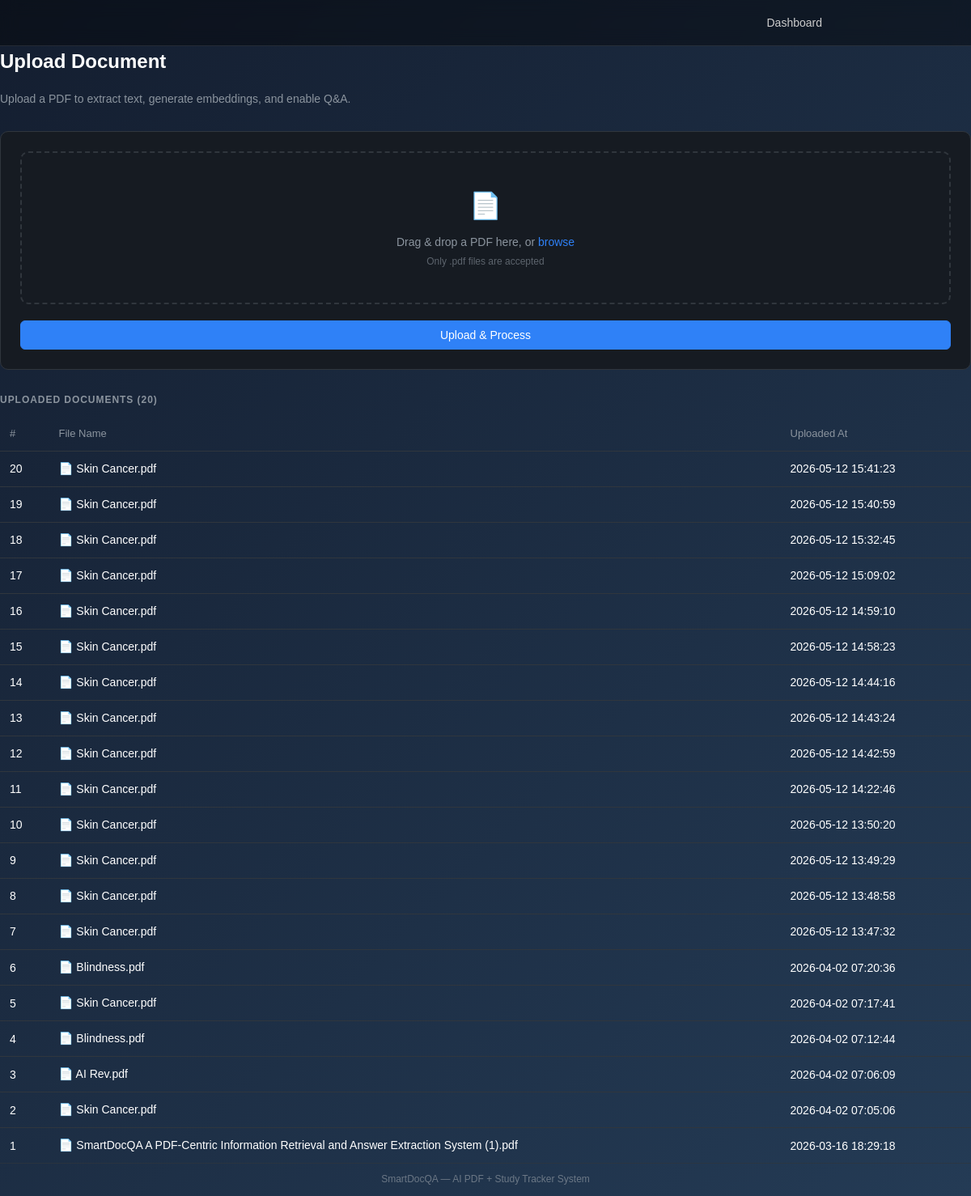
Screenshot of /upload with the database file from the repository.
### tables this page shows
CREATE TABLE documents (
                    id          INTEGER PRIMARY KEY AUTOINCREMENT,
                    file_name   TEXT NOT NULL,
                    file_path   TEXT NOT NULL,
                    upload_date TIMESTAMP DEFAULT CURRENT_TIMESTAMP
                );

### routes/upload_routes.py (the view, shortened to what this page needs)
@upload_bp.route("/upload", methods=["GET", "POST"])
def upload_file():
    documents = db.get_documents()
    return render_template("upload.html", documents=documents)

### database/db.py (called while the page is built)
    def get_documents(self):
        try:
            cursor = self.conn.cursor()
            cursor.execute(
                """
                SELECT
                    id,
                    file_name,
                    file_path,
                    upload_date

                FROM documents

                ORDER BY upload_date DESC
                """
            )
            return cursor.fetchall()
        except Exception as e:
            print("Error fetching documents:", e)
            return []

### templates/upload.html (shortened to what this page needs)
{% extends "base.html" %}
{% block content %}
<div class="page-header">
    <h1 class="page-title">Upload Document</h1>
    <p class="page-subtitle">Upload a PDF to extract text, generate embeddings, and enable Q&amp;A.</p>
</div>
<div class="card">
    <form action="{{ url_for('upload_bp.upload_file') }}" method="POST" enctype="multipart/form-data" id="upload-form">
        <div class="drop-zone" id="drop-zone">
            <div class="drop-icon">&#128196;</div>
            <p class="drop-text">Drag &amp; drop a PDF here, or <label for="file" class="drop-browse">browse</label></p>
            <p class="drop-hint">Only .pdf files are accepted</p>
        </div>
        <button type="submit" class="btn btn--primary btn--full" id="upload-btn">
            Upload &amp; Process
        </button>
    </form>
</div>
{% if documents %}
<div class="section-label">Uploaded Documents ({{ documents|length }})</div>
<div class="table-wrap">
    <table class="data-table">
        <thead>
            <tr>
                <th>#</th>
                <th>File Name</th>
                <th>Uploaded At</th>
            </tr>
        </thead>
        <tbody>
            {% for doc in documents %}
            <tr>
                <td>{{ doc[0] }}</td>
                <td><span class="doc-icon-sm">&#128196;</span> {{ doc[1] }}</td>
                <td>{{ doc[3] }}</td>
            </tr>
            {% endfor %}
        </tbody>
    </table>
</div>
{% else %}
<div class="empty-state">
    <p>No documents uploaded yet.</p>
</div>
{% endif %}
{% endblock %}

### templates/base.html (shortened to what this page needs)
<!DOCTYPE html>
<html lang="en">
<head>
    <link rel="stylesheet" href="{{ url_for('static', filename='css/style.css') }}">
</head>
<body>
<nav class="navbar">
    <div class="nav-inner">
        <ul class="nav-links">
            <li>
    <a href="{{ url_for('home') }}"
       class="nav-link {% if request.endpoint == 'home' %}active{% endif %}">
       Dashboard
    </a>
</li>
        </ul>
    </div>
</nav>
<main class="main">
    {% block content %}{% endblock %}
</main>
<footer class="footer">
    <p>SmartDocQA — AI PDF + Study Tracker System</p>
</footer>
</body>
</html>

### static/css/style.css (style rules this page uses)
*, *::before, *::after { margin: 0; padding: 0; box-sizing: border-box; }
:root { --bg: #0d1117; --bg2: #161b22; --bg3: #21262d; --border: #30363d; --text: #e6edf3; --text2: #8b949e; --accent: #2f81f7; --accent-h: #388bfd; --success: #3fb950; --danger: #f85149; --warn: #d29922; --radius: 10px; --radius-sm: 6px; --shadow: 0 4px 24px rgba(0,0,0,0.4); }
body { font-family: -apple-system, BlinkMacSystemFont, "Segoe UI", Roboto, sans-serif; background: var(--bg); color: var(--text); min-height: 100vh; display: flex; flex-direction: column; font-size: 15px; line-height: 1.6; }
a { color: var(--accent); text-decoration: none; }
.navbar { background: var(--bg2); border-bottom: 1px solid var(--border); position: sticky; top: 0; z-index: 100; }
.nav-inner { max-width: 900px; margin: 0 auto; padding: 0 1.5rem; display: flex; align-items: center; justify-content: space-between; height: 56px; }
.nav-links { list-style: none; display: flex; gap: 4px; }
.nav-link { padding: 6px 14px; border-radius: var(--radius-sm); color: var(--text2); font-size: 14px; transition: background 0.15s, color 0.15s; }
.main { width: 100%; max-width: 100%; margin: 0; padding: 0; flex: 1; }
.page-header { margin-bottom: 1.75rem; display: flex; align-items: baseline; justify-content: space-between; flex-wrap: wrap; gap: 12px; }
.page-title { font-size: 1.5rem; font-weight: 600; }
.page-subtitle { color: var(--text2); font-size: 14px; margin-top: 4px; width: 100%; }
.section-label { font-size: 12px; font-weight: 600; text-transform: uppercase; letter-spacing: 0.08em; color: var(--text2); margin: 1.75rem 0 0.75rem; }
.card { background: var(--bg2); border: 1px solid var(--border); border-radius: var(--radius); padding: 1.5rem; margin-bottom: 1rem; }
.btn { display: inline-flex; align-items: center; justify-content: center; gap: 6px; padding: 9px 18px; border-radius: var(--radius-sm); font-size: 14px; font-weight: 500; cursor: pointer; border: 1px solid transparent; transition: opacity 0.15s, background 0.15s; text-decoration: none; white-space: nowrap; }
.btn--primary { background: var(--accent); color: #fff; border-color: var(--accent); }
.btn--full { width: 100%; }
.drop-zone { border: 2px dashed var(--border); border-radius: var(--radius); padding: 2.5rem 1.5rem; text-align: center; cursor: pointer; transition: border-color 0.2s, background 0.2s; margin-bottom: 1.25rem; }
.drop-icon { font-size: 2rem; margin-bottom: 0.5rem; }
.drop-text { color: var(--text2); font-size: 14px; margin-bottom: 4px; }
.drop-hint { color: var(--text2); font-size: 12px; opacity: 0.6; }
.drop-browse { color: var(--accent); cursor: pointer; }
.table-wrap { overflow-x: auto; }
.data-table { width: 100%; border-collapse: collapse; font-size: 14px; }
.data-table th { text-align: left; padding: 10px 12px; border-bottom: 1px solid var(--border); color: var(--text2); font-weight: 500; font-size: 13px; }
.data-table td { padding: 10px 12px; border-bottom: 1px solid var(--border); vertical-align: middle; }
.data-table tr:last-child td { border-bottom: none; }
.doc-icon-sm { font-size: 0.9rem; }
.footer { text-align: center; padding: 1.25rem; border-top: 1px solid var(--border); font-size: 12px; color: var(--text2); }

### templates/base.html (style rules this page uses)
.navbar { background: rgba(0,0,0,0.4); backdrop-filter: blur(10px); border-bottom: 1px solid rgba(255,255,255,0.1); }
.nav-inner { display: flex; justify-content: space-between; align-items: center; padding: 10px 20px; }
.nav-links { list-style: none; display: flex; gap: 15px; align-items: center; }
.nav-link { text-decoration: none; color: #ccc; transition: 0.3s; }
body { margin: 0; background: linear-gradient(135deg,#141e30,#243b55); color: white; font-family: Arial; }
.footer { text-align: center; padding: 10px; opacity: 0.7; }

### rows the page displays
documents: id "20", file_name "Skin Cancer.pdf", upload_date "2026-05-12 15:41:23"
documents: id "19", file_name "Skin Cancer.pdf", upload_date "2026-05-12 15:40:59"
documents: id "18", file_name "Skin Cancer.pdf", upload_date "2026-05-12 15:32:45"
documents: id "17", file_name "Skin Cancer.pdf", upload_date "2026-05-12 15:09:02"
documents: id "16", file_name "Skin Cancer.pdf", upload_date "2026-05-12 14:59:10"
documents: id "15", file_name "Skin Cancer.pdf", upload_date "2026-05-12 14:58:23"
documents: id "14", file_name "Skin Cancer.pdf", upload_date "2026-05-12 14:44:16"
documents: id "13", file_name "Skin Cancer.pdf", upload_date "2026-05-12 14:43:24"
documents: id "12", file_name "Skin Cancer.pdf", upload_date "2026-05-12 14:42:59"
documents: id "11", file_name "Skin Cancer.pdf", upload_date "2026-05-12 14:22:46"
documents: id "10", file_name "Skin Cancer.pdf", upload_date "2026-05-12 13:50:20"
documents: id "9", file_name "Skin Cancer.pdf", upload_date "2026-05-12 13:49:29"
documents: id "8", file_name "Skin Cancer.pdf", upload_date "2026-05-12 13:48:58"
documents: id "7", file_name "Skin Cancer.pdf", upload_date "2026-05-12 13:47:32"
documents: id "6", file_name "Blindness.pdf", upload_date "2026-04-02 07:20:36"
documents: id "5", file_name "Skin Cancer.pdf", upload_date "2026-04-02 07:17:41"
documents: id "4", file_name "Blindness.pdf", upload_date "2026-04-02 07:12:44"
documents: id "3", file_name "AI Rev.pdf", upload_date "2026-04-02 07:06:09"
documents: id "2", file_name "Skin Cancer.pdf", upload_date "2026-04-02 07:05:06"
documents: id "1", file_name "SmartDocQA A PDF-Centric Information Retrieval and Answer Extraction System (1).pdf", upload_date "2026-03-16 18:29:18"

### other values shown
{{ documents|length }} "20"
